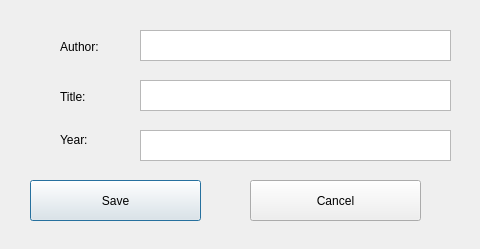
<?xml version="1.0" encoding="UTF-8"?>
<ui version="4.0">
 <class>EditPopup</class>
 <widget class="QDialog" name="EditPopup">
  <property name="geometry">
   <rect>
    <x>0</x>
    <y>0</y>
    <width>480</width>
    <height>249</height>
   </rect>
  </property>
  <property name="windowTitle">
   <string>Dialog</string>
  </property>
  <widget class="QTextEdit" name="textEdit_2">
   <property name="geometry">
    <rect>
     <x>140</x>
     <y>80</y>
     <width>311</width>
     <height>31</height>
    </rect>
   </property>
  </widget>
  <widget class="QLabel" name="label_2">
   <property name="geometry">
    <rect>
     <x>60</x>
     <y>90</y>
     <width>47</width>
     <height>13</height>
    </rect>
   </property>
   <property name="text">
    <string>Title:</string>
   </property>
  </widget>
  <widget class="QPushButton" name="pushButton">
   <property name="geometry">
    <rect>
     <x>30</x>
     <y>180</y>
     <width>171</width>
     <height>41</height>
    </rect>
   </property>
   <property name="text">
    <string>Save</string>
   </property>
  </widget>
  <widget class="QPushButton" name="pushButton_2">
   <property name="geometry">
    <rect>
     <x>250</x>
     <y>180</y>
     <width>171</width>
     <height>41</height>
    </rect>
   </property>
   <property name="text">
    <string>Cancel</string>
   </property>
  </widget>
  <widget class="QLabel" name="label">
   <property name="geometry">
    <rect>
     <x>60</x>
     <y>40</y>
     <width>47</width>
     <height>13</height>
    </rect>
   </property>
   <property name="text">
    <string>Author:</string>
   </property>
  </widget>
  <widget class="QTextEdit" name="textEdit_3">
   <property name="geometry">
    <rect>
     <x>140</x>
     <y>130</y>
     <width>311</width>
     <height>31</height>
    </rect>
   </property>
  </widget>
  <widget class="QLabel" name="label_3">
   <property name="geometry">
    <rect>
     <x>60</x>
     <y>130</y>
     <width>47</width>
     <height>20</height>
    </rect>
   </property>
   <property name="text">
    <string>Year:</string>
   </property>
  </widget>
  <widget class="QTextEdit" name="textEdit">
   <property name="geometry">
    <rect>
     <x>140</x>
     <y>30</y>
     <width>311</width>
     <height>31</height>
    </rect>
   </property>
  </widget>
 </widget>
 <resources/>
 <connections/>
</ui>
